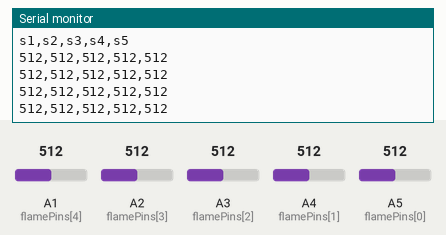
Recording of a sketch running on a simulated Arduino Uno, built with avr-gcc and run on an emulated ATmega328P. Parts: the last lines printed to the serial monitor. The inputs (shaded band) are chosen by the test bench; at power-on: A1 (flamePins[4]) = 512, A2 (flamePins[3]) = 512, A3 (flamePins[2]) = 512, A4 (flamePins[1]) = 512, A5 (flamePins[0]) = 512.

Above: at 2.2 s.
2.3 s: A1 (flamePins[4]) set to 716
At 2.71 s:
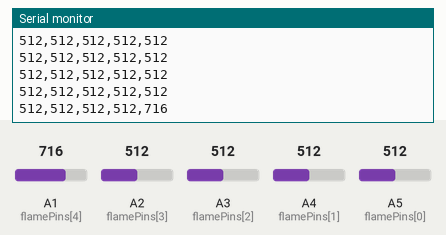
3.8 s: A2 (flamePins[3]) set to 716
At 3.92 s:
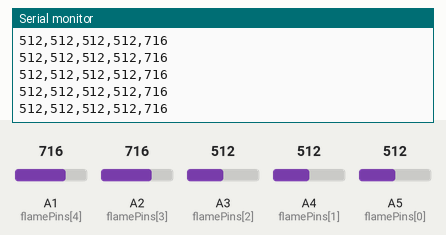
5.3 s: A3 (flamePins[2]) set to 716
At 5.43 s:
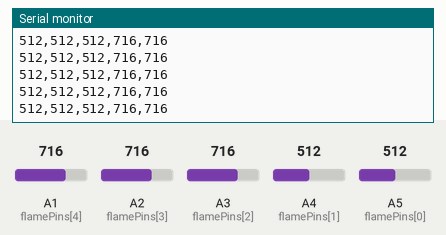
6.8 s: A4 (flamePins[1]) set to 716
At 6.93 s:
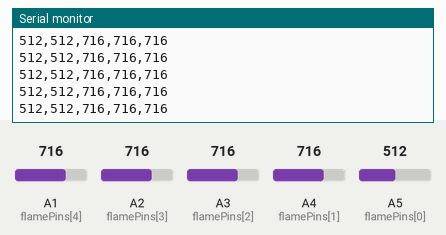
8.3 s: A5 (flamePins[0]) set to 716
At 8.44 s:
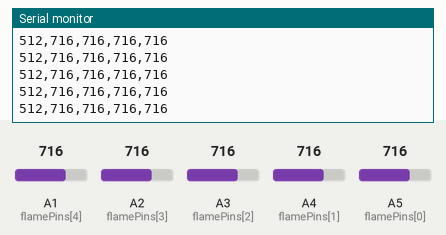
9.8 s: A1 (flamePins[4]) set to 992
At 9.95 s:
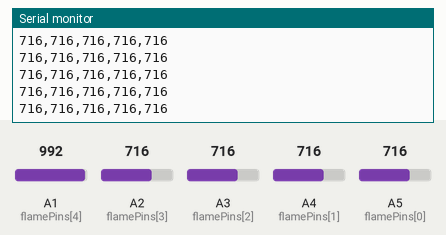
Timing chart, 0 to 12.3 s (numbered marks = the images above; inputs shaded):
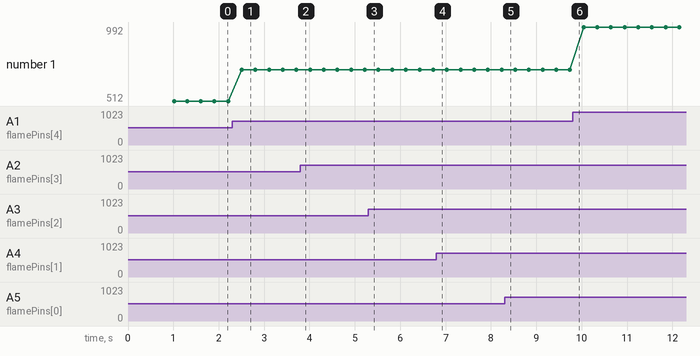

Measured:
- after the input at 2.3 s, the serial monitor: prints a new line after 0.21 s (image 1)
- plotted number 1: 512 → 716 after the input at 2.3 s, 716 → 992 after the input at 9.8 s

The sketch:

01_sensor_logger.ino
```cpp
/*
  Data logger untuk 5 channel flame sensor.
  Urutan logis sensor: s1=A5, s2=A4, s3=A3, s4=A2, s5=A1.
  Upload ke Arduino, buka Serial Monitor 9600 baud.
  Posisikan robot di setiap kondisi api, copy output ke CSV,
  lalu tambahkan kolom label (NO_FIRE / FIRE_LEFT / FIRE_CENTER / FIRE_RIGHT) secara manual.
*/

const int flamePins[5] = { A5, A4, A3, A2, A1 };
const unsigned long sampleDelayMs = 300;

void setup() {
  Serial.begin(9600);
  delay(1000);
  Serial.println("s1,s2,s3,s4,s5");
}

void loop() {
  int s1 = analogRead(flamePins[0]);
  int s2 = analogRead(flamePins[1]);
  int s3 = analogRead(flamePins[2]);
  int s4 = analogRead(flamePins[3]);
  int s5 = analogRead(flamePins[4]);

  Serial.print(s1);   Serial.print(",");
  Serial.print(s2);   Serial.print(",");
  Serial.print(s3);   Serial.print(",");
  Serial.print(s4);   Serial.print(",");
  Serial.println(s5);

  delay(sampleDelayMs);
}
```
